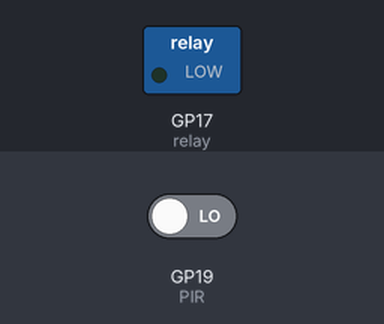
Recording of a sketch running on a simulated Raspberry Pi Pico. On the bench: switched loads named in the sketch (green lamp = pin HIGH). Inputs (shaded band) come from the test bench; at power-on: GP19 (PIR) LOW.

Above: at 4.8 s.
4.9 s: GP19 (PIR) driven HIGH
At 7.2 s:
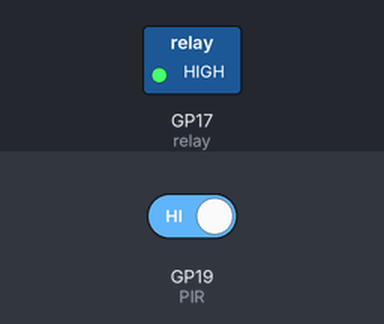
7.6 s: GP19 (PIR) driven LOW
At 8.8 s:
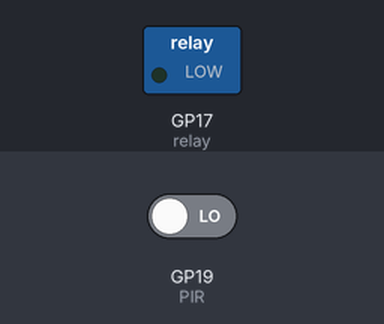
Timing chart, 0 to 10.6 s (numbered marks = the images above; inputs shaded):
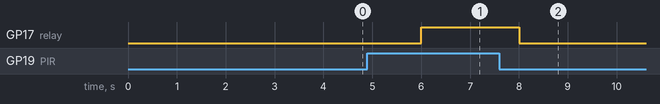

The sketch:

sketch.ino
```cpp
void setup() {
  // put your setup code here, to run once:
  Serial1.begin(115200);
  Serial1.println("Hello, Raspberry Pi Pico!");
  pinMode(17, OUTPUT);
  pinMode(19, INPUT);
}
void relay_off() {
  digitalWrite(17, LOW);
}

void relay_on() {
  digitalWrite(17, HIGH);
}
void loop() {
//  relay_on();
//  Serial1.println("On");
//  delay(5000);
//  relay_off();
//  Serial1.println("Off");
  int sensor_value = digitalRead(19);   // Read the value of the PIR sensor
  if (sensor_value == HIGH) {               // Check if the PIR sensor has detected motion
    relay_on();           // Turn on the LED
    Serial1.println("Motiaon is not detected relay to ON");
    delay(2000);
  }
  else{
    relay_off();            // Turn off the LED
    Serial1.println("Motiaon is not detected relay to OFF");
    delay(2000);
  }
}
```

Measured:
- after the input at 4.9 s, GP17 (relay): LOW → HIGH after 1.1 s
- after the input at 7.6 s, GP17 (relay): HIGH → LOW after 0.40 s
